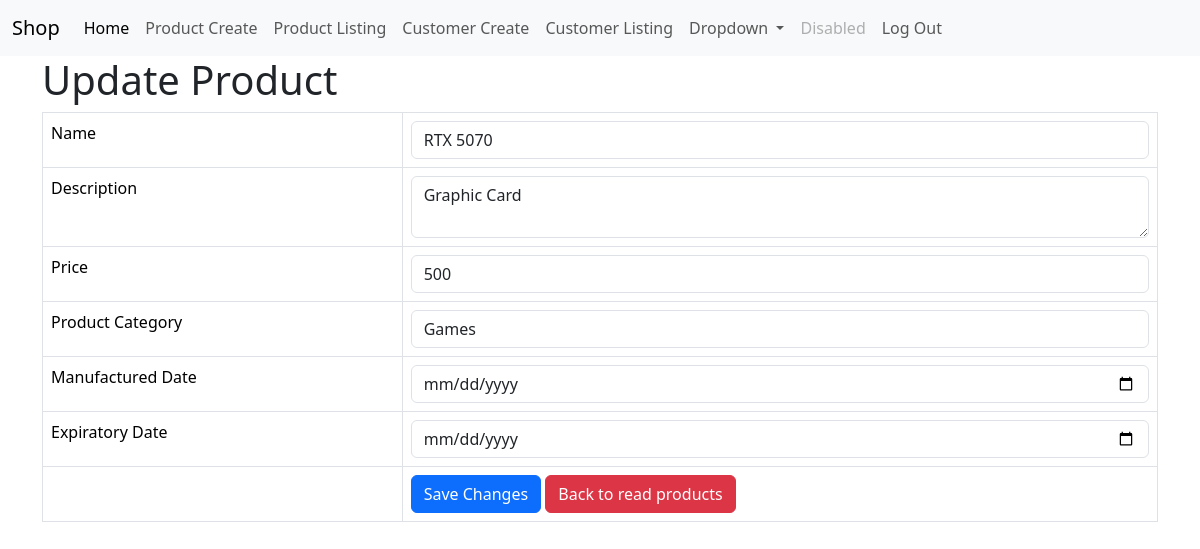
The page /product_update.php?id=1 (signed in) on the database as committed earlier.
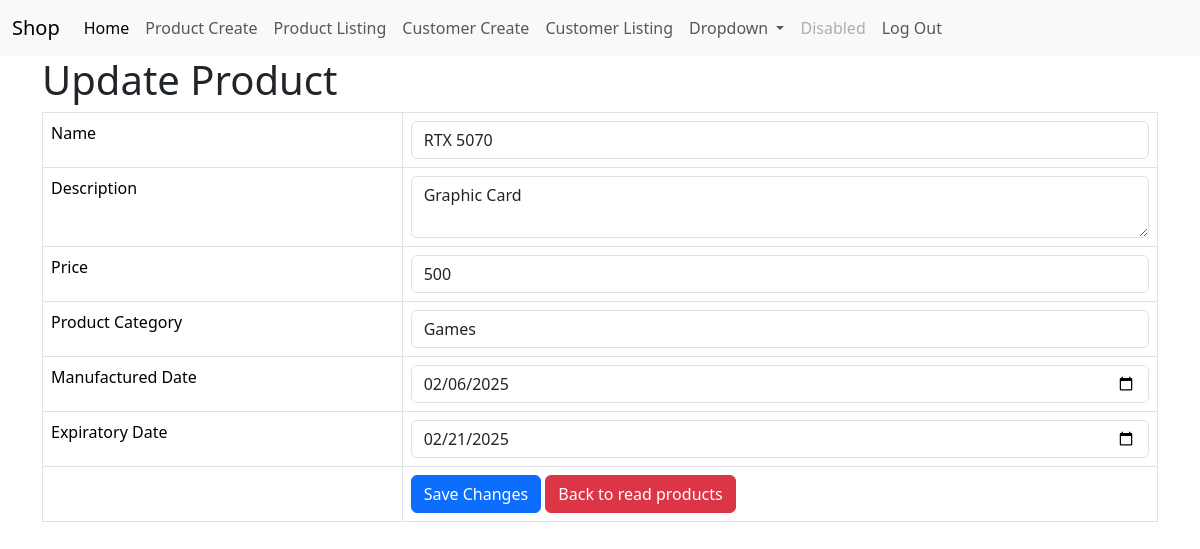
The same page on the database as committed later.
### tables this page shows
CREATE TABLE IF NOT EXISTS `products` (
  `id` int NOT NULL AUTO_INCREMENT,
  `name` varchar(50) NOT NULL,
  `description` text NOT NULL,
  `product_cat` int NOT NULL,
  `price` double NOT NULL,
  `manufacture_date` date NOT NULL,
  `expired_date` date NOT NULL,
  `created` datetime NOT NULL,
  `modified` timestamp NOT NULL,
  PRIMARY KEY (`id`)
);

### product_update.php (the view, shortened to what this page needs)
<!DOCTYPE HTML>
<html>
<?php
include 'menu.php';
?>
<head>
    <link href="https://cdn.jsdelivr.net/npm/bootstrap@5.3.3/dist/css/bootstrap.min.css" rel="stylesheet">
</head>
<body>
    <div class="container">
        <div class="page-header">
            <h1>Update Product</h1>
        </div>
        <?php
        $id = isset($_GET['id']) ? $_GET['id'] : die('ERROR: Record ID not found.');
        include 'config/database.php';
        try {
            $query = "SELECT id, name, description, price, product_cat, manufacture_date, expired_date FROM products WHERE id = ? LIMIT 0,1";
            $stmt = $con->prepare($query);
            $stmt->bindParam(1, $id);
            $stmt->execute();
            $row = $stmt->fetch(PDO::FETCH_ASSOC);
            $name = $row['name'];
            $description = $row['description'];
            $price = $row['price'];
            $product_cat = $row['product_cat'];
            $manufacture_date = $row['manufacture_date'];
            $expired_date = $row['expired_date'];
        }
        catch (PDOException $exception) {
            die('ERROR: ' . $exception->getMessage());
        }
        ?>
        <form action="<?php echo htmlspecialchars($_SERVER["PHP_SELF"] . "?id={$id}"); ?>" method="post">
            <table class='table table-hover table-responsive table-bordered'>
                <tr>
                    <td>Name</td>
                    <td><input type='text' name='name' value="<?php echo $name; ?>" class='form-control' /></td>
                </tr>
                <tr>
                    <td>Description</td>
                    <td><textarea name='description' class='form-control'><?php echo $description; ?></textarea></td>
                </tr>
                <tr>
                    <td>Price</td>
                    <td><input type='text' name='price' value="<?php echo $price; ?>" class='form-control' /></td>
                </tr>
                <tr>
                    <td>Product Category</td>
                    <td>
                        <select name='product_cat' class='form-control'>
                            <?php
                            $cat_query = "SELECT product_cat_id, product_cat_name FROM product_cat";
                            $cat_stmt = $con->prepare($cat_query);
                            $cat_stmt->execute();
                            while ($cat_row = $cat_stmt->fetch(PDO::FETCH_ASSOC)) {
                                $selected = ($cat_row['product_cat_id'] == $product_cat) ? "selected" : "";
                                echo "<option value='{$cat_row['product_cat_id']}' {$selected}>{$cat_row['product_cat_name']}</option>";
                            }
                            ?>
                        </select>
                    </td>
                </tr>
                <tr>
                    <td>Manufactured Date</td>
                    <td><input type='date' name='manufacture_date' value="<?php echo $manufacture_date; ?>"
                            class='form-control' />
                    </td>
                </tr>
                <tr>
                    <td>Expiratory Date</td>
                    <td><input type='date' name='expired_date' value="<?php echo $expired_date; ?>"
                            class='form-control' />
                    </td>
                </tr>
                <tr>
                    <td></td>
                    <td>
                        <input type='submit' value='Save Changes' class='btn btn-primary' />
                        <a href='product_listing.php' class='btn btn-danger'>Back to read products</a>
                    </td>
                </tr>
            </table>
        </form>
    </div>
</body>
</html>

Rows that differ between the two databases and show on the page:
changed products "RTX 5070": manufacture_date (not shown) → "02/06/2025"; expired_date (not shown) → "02/21/2025"
